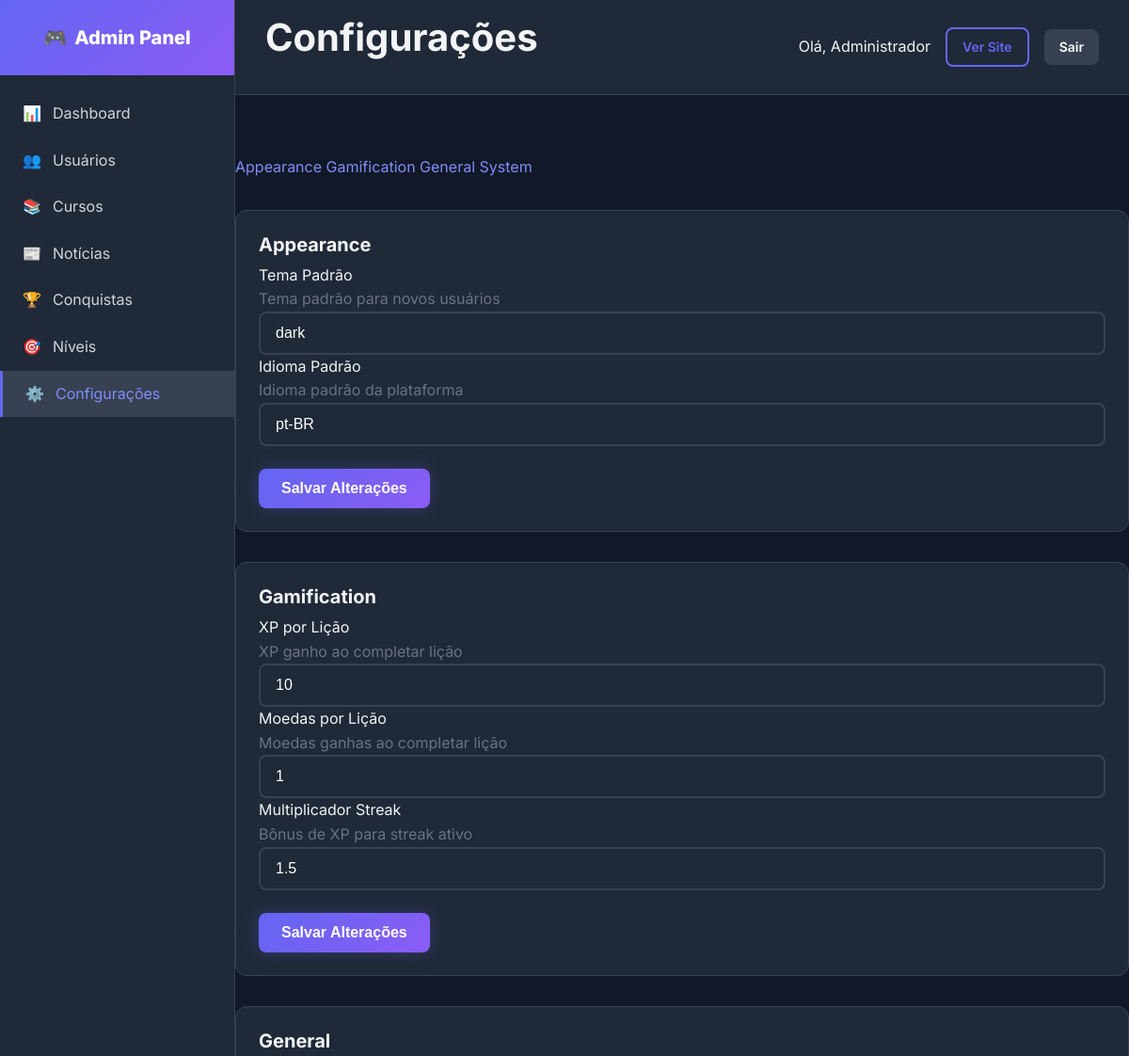
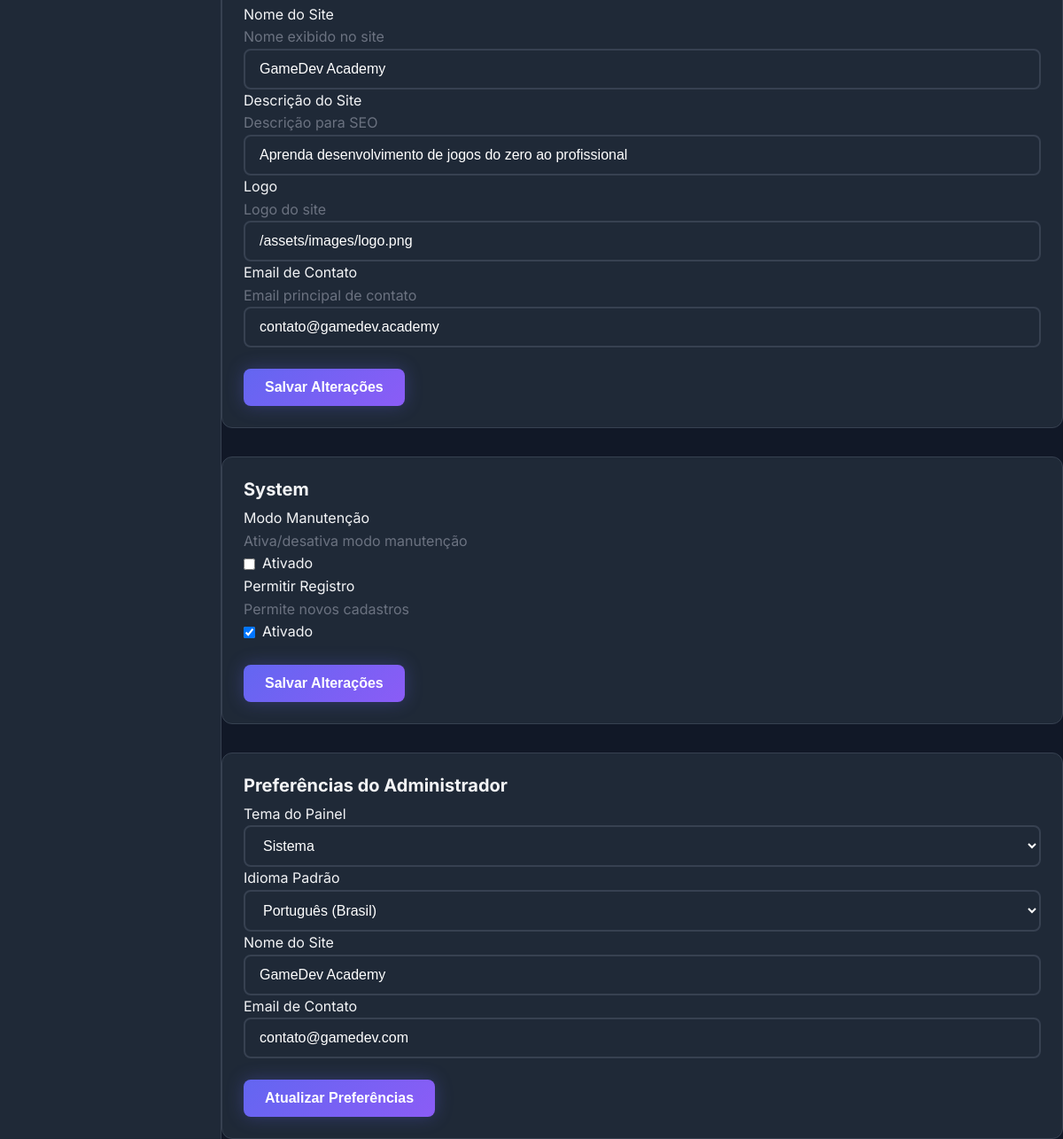
The page /admin/settings/settings.php (signed in) on the database its author committed (2 pictures, top to bottom).
### tables this page shows
CREATE TABLE `users` (
    `id`                        INT UNSIGNED       NOT NULL AUTO_INCREMENT,
    `name`                      VARCHAR(100)       NOT NULL                          COMMENT 'Nome de exibição',
    `full_name`                 VARCHAR(200)       DEFAULT NULL                      COMMENT 'Nome completo',
    `first_name`                VARCHAR(100)       DEFAULT NULL                      COMMENT 'Primeiro nome',
    `last_name`                 VARCHAR(100)       DEFAULT NULL                      COMMENT 'Sobrenome',
    `username`                  VARCHAR(50)        NOT NULL                          COMMENT 'Username único',
    `email`                     VARCHAR(150)       NOT NULL                          COMMENT 'Email único para login',
    `password`                  VARCHAR(255)       NOT NULL                          COMMENT 'Hash bcrypt da senha',
    `role`                      ENUM('student','instructor','admin','super_admin')
                                                   NOT NULL DEFAULT 'student'        COMMENT 'Papel do usuário',
    `avatar`                    VARCHAR(500)       DEFAULT NULL                      COMMENT 'URL da foto de perfil',
    `bio`                       TEXT               DEFAULT NULL                      COMMENT 'Biografia',
    `phone`                     VARCHAR(20)        DEFAULT NULL                      COMMENT 'Telefone com DDD',
    `website`                   VARCHAR(255)       DEFAULT NULL                      COMMENT 'Site pessoal',
    `social_github`             VARCHAR(255)       DEFAULT NULL,
    `social_linkedin`           VARCHAR(255)       DEFAULT NULL,
    `social_twitter`            VARCHAR(255)       DEFAULT NULL,
    `social_youtube`            VARCHAR(255)       DEFAULT NULL,
    `specialization`            VARCHAR(255)       DEFAULT NULL                      COMMENT 'Área de especialização',
    `total_points`              INT UNSIGNED       NOT NULL DEFAULT 0                COMMENT 'Cache pontos gamificação',
    `xp_total`                  INT UNSIGNED       NOT NULL DEFAULT 0                COMMENT 'XP total do usuário',
    `coins`                     INT UNSIGNED       NOT NULL DEFAULT 0                COMMENT 'Moedas do usuário',
    `level`                     INT UNSIGNED       NOT NULL DEFAULT 1                COMMENT 'Nível atual do usuário',
    `streak_days`               INT UNSIGNED       NOT NULL DEFAULT 0                COMMENT 'Dias seguidos de atividade',
    `last_activity`             DATE               DEFAULT NULL                      COMMENT 'Data da última atividade',
    `email_verified_at`         TIMESTAMP          NULL DEFAULT NULL,
    `email_verification_token`  VARCHAR(100)       DEFAULT NULL,
    `password_reset_token`      VARCHAR(100)       DEFAULT NULL,
    `password_reset_expires`    TIMESTAMP          NULL DEFAULT NULL,
    `two_factor_secret`         VARCHAR(255)       DEFAULT NULL,
    `two_factor_enabled`        TINYINT(1)         NOT NULL DEFAULT 0,
    `last_login_at`             TIMESTAMP          NULL DEFAULT NULL,
    `last_login_ip`             VARCHAR(45)        DEFAULT NULL,
    `is_active`                 TINYINT(1)         NOT NULL DEFAULT 1,
    `status`                    ENUM('active','inactive','banned','pending')
                                                   NOT NULL DEFAULT 'active'        COMMENT 'Status do usuário',
    `preferences`               JSON               DEFAULT NULL,
    `created_at`                TIMESTAMP          NOT NULL DEFAULT CURRENT_TIMESTAMP,
    `updated_at`                TIMESTAMP          NOT NULL DEFAULT CURRENT_TIMESTAMP ON UPDATE CURRENT_TIMESTAMP,

    PRIMARY KEY (`id`),
    UNIQUE KEY `uk_users_email` (`email`),
    UNIQUE KEY `uk_users_username` (`username`),
    KEY `idx_users_role` (`role`),
    KEY `idx_users_active` (`is_active`),
    KEY `idx_users_status` (`status`),
    KEY `idx_users_created` (`created_at`),
    KEY `idx_users_points` (`total_points` DESC)
);

CREATE TABLE `settings` (
    `id`              INT UNSIGNED     NOT NULL AUTO_INCREMENT,
    `setting_key`     VARCHAR(100)     NOT NULL,
    `setting_label`   VARCHAR(100)     DEFAULT NULL                    COMMENT 'Label para exibição',
    `setting_value`   LONGTEXT         DEFAULT NULL,
    `setting_type`    ENUM('string','number','boolean','json','html','text')
                                       NOT NULL DEFAULT 'string',
    `setting_group`   VARCHAR(50)      NOT NULL DEFAULT 'general',
    `description`     VARCHAR(255)     DEFAULT NULL,
    `is_public`       TINYINT(1)       NOT NULL DEFAULT 0,
    `updated_at`      TIMESTAMP        NOT NULL DEFAULT CURRENT_TIMESTAMP ON UPDATE CURRENT_TIMESTAMP,

    PRIMARY KEY (`id`),
    UNIQUE KEY `uk_settings_key` (`setting_key`),
    KEY `idx_settings_group` (`setting_group`)
);

### includes/functions.php (called while the page is built, shortened)
<?php
if (!function_exists('url')) {
    function url(string $path = ''): string {
        $baseUrl = defined('BASE_URL') ? BASE_URL : 'http://localhost/gamedev-academy/';
        return rtrim($baseUrl, '/') . '/' . ltrim($path, '/');
    }
}
if (!function_exists('asset')) {
    function asset(string $path): string {
        $path = ltrim($path, '/');
        $protocol = (!empty($_SERVER['HTTPS']) && $_SERVER['HTTPS'] === 'on') ? 'https://' : 'http://';
        $host = $_SERVER['HTTP_HOST'] ?? 'localhost';
        $scriptName = $_SERVER['SCRIPT_NAME'];
        $pathParts = explode('/', trim($scriptName, '/'));
        $projectFolder = $pathParts[0] ?? '';
        if (!empty($projectFolder) && $projectFolder !== 'index.php') {
            return $protocol . $host . '/' . $projectFolder . '/assets/' . $path;
        }
        return $protocol . $host . '/assets/' . $path;
    }
}
if (!function_exists('escape')) {
    function escape(?string $string): string {
        return htmlspecialchars($string, ENT_QUOTES | ENT_HTML5, 'UTF-8');
    }
}
?>

### classes/Database.php (called while the page is built, shortened)
<?php
class Database {
    private static $instance = null;
    private $pdo;
    private function __construct() {
        try {
            $dsn = "mysql:host=" . DB_HOST . ";dbname=" . DB_NAME . ";charset=" . DB_CHARSET;
            $options = [
                PDO::ATTR_ERRMODE => PDO::ERRMODE_EXCEPTION,
                PDO::ATTR_DEFAULT_FETCH_MODE => PDO::FETCH_ASSOC,
                PDO::ATTR_EMULATE_PREPARES => false,
            ];
            $this->pdo = new PDO($dsn, DB_USER, DB_PASS, $options);
        } catch (PDOException $e) {
            die("Erro de conexão: " . $e->getMessage());
        }
    }
    public static function getInstance(): self {
        if (self::$instance === null) {
            self::$instance = new self();
        }
        return self::$instance;
    }
    public function query(string $sql, array $params = []): PDOStatement {
        $stmt = $this->pdo->prepare($sql);
        $stmt->execute($params);
        return $stmt;
    }
    public function fetch(string $sql, array $params = []): ?array {
        return $this->query($sql, $params)->fetch() ?: null;
    }
    public function fetchAll(string $sql, array $params = []): array {
        return $this->query($sql, $params)->fetchAll();
    }
}

### classes/Auth.php (called while the page is built, shortened)
<?php
require_once __DIR__ . '/Database.php';
require_once __DIR__ . '/User.php';
class Auth {
    private $user;
    public function __construct() {
        $this->user = new User();
    }
    public function isLoggedIn(): bool {
        if (isset($_SESSION['user_id'])) {
            return true;
        }
        return false;
    }
    public function getCurrentUser(): ?array {
        return $this->user->find($_SESSION['user_id']);
    }
}

### classes/User.php (called while the page is built, shortened)
<?php
class User {
    private $db;
    public function __construct() {
        $this->db = Database::getInstance();
    }
    public function find(int $id): ?array {
        return $this->db->fetch("SELECT * FROM users WHERE id = ?", [$id]);
    }
}

### admin/settings/settings.php (the view, shortened to what this page needs)
<?php
$pageTitle = 'Configurações';
include '../includes/header.php';
$db = Database::getInstance();
$categories = $db->fetchAll("SELECT DISTINCT setting_group FROM settings ORDER BY setting_group ASC");
$settingsByCategory = [];
foreach ($categories as $cat) {
    $c = $cat['setting_group'];
    $settingsByCategory[$c] = $db->fetchAll("SELECT * FROM settings WHERE setting_group = ? ORDER BY id ASC, setting_key ASC", [$c]);
}
?>
<div class="tabs">
    <?php foreach ($settingsByCategory as $group => $items): ?>
        <a class="tab" href="#<?= escape($group) ?>"><?= ucfirst($group) ?></a>
    <?php endforeach; ?>
</div>
<?php foreach ($settingsByCategory as $group => $items): ?>
<section id="<?= escape($group) ?>" class="card mt-4">
    <div class="card-body">
        <h3 class="card-title"><?= ucfirst($group) ?></h3>
        <form method="POST">
            <div class="settings-grid">
                <?php foreach ($items as $s): ?>
                <div class="setting-item">
                    <label class="setting-label">
                        <?= escape($s['setting_label'] ?? $s['setting_key']) ?>
                        <?php if (!empty($s['description'])): ?>
                            <div class="text-muted"><?= escape($s['description']) ?></div>
                        <?php endif; ?>
                    </label>
                    <div class="setting-control">
                        <?php
                        $name = "settings[{$s['setting_key']}]";
                        $value = $s['setting_value'];
                        switch ($s['setting_type']) {
                            case 'boolean':
                                echo '<label class="d-flex align-center gap-1">';
                                echo '<input type="checkbox" name="' . $name . '" ' . ($value == '1' ? 'checked' : '') . '>';
                                echo ' Ativado';
                                echo '</label>';
                                break;
                            default:
                                echo '<input type="text" name="' . $name . '" class="form-control" value="' . escape($value) . '">';
                        }
                        ?>
                    </div>
                </div>
                <?php endforeach; ?>
            </div>
            <div class="mt-3">
                <button class="btn btn-primary" type="submit">Salvar Alterações</button>
            </div>
        </form>
    </div>
</section>
<?php endforeach; ?>
<section class="card mt-4">
    <div class="card-body">
        <h3 class="card-title">Preferências do Administrador</h3>
        <form method="POST" action="<?= url('admin/settings/settings.php') ?>">
            <div class="grid-cols-2 gap-2">
                <label>Tema do Painel
                    <select name="settings[default_theme]" class="form-control">
                        <option value="system">Sistema</option>
                    </select>
                </label>
                <label>Idioma Padrão
                    <select name="settings[default_language]" class="form-control">
                        <option value="pt-BR">Português (Brasil)</option>
                    </select>
                </label>
                <label>Nome do Site
                    <input type="text" name="settings[site_name]" class="form-control" value="<?= escape(SITE_NAME) ?>">
                </label>
                <label>Email de Contato
                    <input type="email" name="settings[contact_email]" class="form-control" value="<?= escape(SITE_EMAIL) ?>">
                </label>
            </div>
            <div class="mt-3">
                <button class="btn btn-primary" type="submit">Atualizar Preferências</button>
            </div>
        </form>
    </div>
</section>
<?php include '../includes/footer.php'; ?>

### admin/includes/header.php (shortened to what this page needs)
<?php
require_once __DIR__ . '/../../config/database.php';
require_once __DIR__ . '/../../classes/Database.php';
require_once __DIR__ . '/../../classes/User.php';
require_once __DIR__ . '/../../classes/Auth.php';
require_once __DIR__ . '/../../classes/News.php';
require_once __DIR__ . '/../../includes/functions.php';
require_once __DIR__ . '/../../includes/editorjs-loader.php';
$auth = new Auth();
$auth->requireAdmin();
$currentUser = $auth->getCurrentUser();
?>
<!DOCTYPE html>
<html lang="pt-BR">
<head>
    <link rel="stylesheet" href="<?= asset('css/main.css') ?>">
    <link rel="stylesheet" href="<?= asset('css/admin.css') ?>">
<?php
    if (class_exists('EditorJSLoader')) {
        EditorJSLoader::renderStyles();
    }
?>
</head>
<body>
    <div class="admin-layout">
        <?php include __DIR__ . '/sidebar.php'; ?>
        <main class="admin-main">
            <div class="admin-header">
                <h1><?= $pageTitle ?? 'Dashboard' ?></h1>
                <div class="d-flex align-center gap-2">
                    <span>Olá, <?= escape($currentUser['full_name']) ?></span>
                    <a href="<?= url() ?>" class="btn btn-sm btn-outline">Ver Site</a>
                    <a href="<?= url('logout.php') ?>" class="btn btn-sm btn-secondary">Sair</a>
                </div>
            </div>
            <div class="admin-content"></div>

### rows shown on the page
users: full_name "Administrador"
settings: setting_label "Tema Padrão", description "Tema padrão para novos usuários", setting_value "dark"
settings: setting_label "Idioma Padrão", description "Idioma padrão da plataforma", setting_value "pt-BR"
settings: setting_label "XP por Lição", description "XP ganho ao completar lição", setting_value "10"
settings: setting_label "Moedas por Lição", description "Moedas ganhas ao completar lição", setting_value "1"
settings: setting_label "Multiplicador Streak", description "Bônus de XP para streak ativo", setting_value "1.5"
settings: setting_label "Nome do Site", description "Nome exibido no site", setting_value "GameDev Academy"
settings: setting_label "Descrição do Site", description "Descrição para SEO", setting_value "Aprenda desenvolvimento de jogos do zero ao profissional"
settings: setting_label "Logo", description "Logo do site", setting_value "/assets/images/logo.png"
settings: setting_label "Email de Contato", description "Email principal de contato", setting_value "contato@gamedev.academy"
settings: setting_label "Modo Manutenção", description "Ativa/desativa modo manutenção"
settings: setting_label "Permitir Registro", description "Permite novos cadastros", setting_value "☑"

### other values the page prints
$pageTitle "Configurações"
$group "Appearance"
$group "Gamification"
$group "General"
$group "System"
